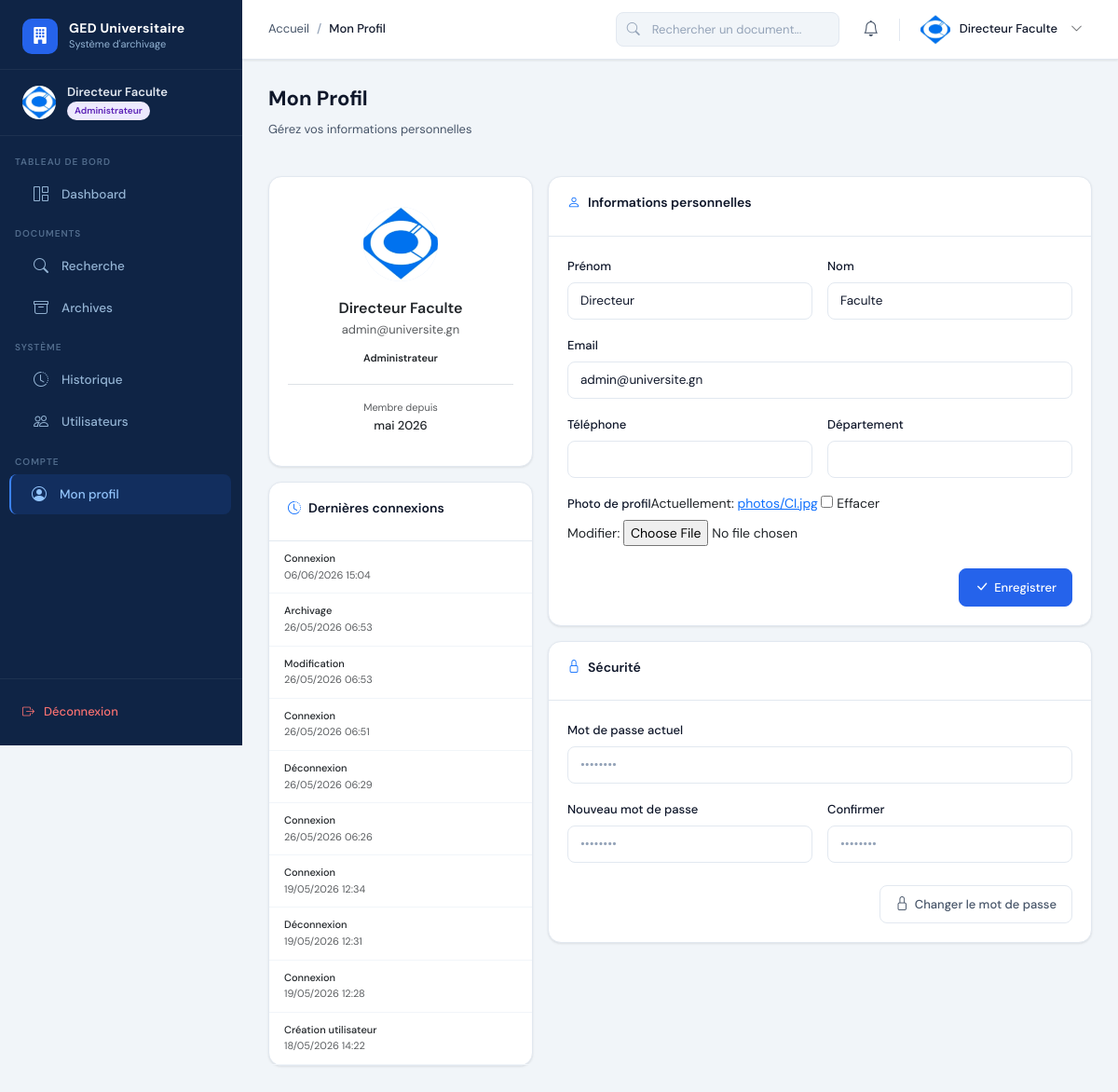
Page /auth/profil/ (signed in) on the committed database.
### apps/accounts/models.py (models this page shows, shortened)
class User(AbstractUser):
    ROLE_CHOICES = [
        ('administrateur', 'Administrateur'),
        ('archiviste', 'Archiviste'),
    ]
    role = models.CharField(max_length=20, choices=ROLE_CHOICES, default='archiviste')
    photo = models.ImageField(upload_to='photos/', blank=True, null=True)
    telephone = models.CharField(max_length=20, blank=True)
    departement = models.CharField(max_length=100, blank=True)
    is_active = models.BooleanField(default=True)
    created_at = models.DateTimeField(auto_now_add=True)
    updated_at = models.DateTimeField(auto_now=True)
    def is_admin(self):
        return self.role == 'administrateur'
    class Meta:
        verbose_name = 'Utilisateur'
        verbose_name_plural = 'Utilisateurs'

### apps/historique/models.py (models this page shows, shortened)
class Historique(models.Model):
    ACTION_CHOICES = [
        ('connexion', 'Connexion'),
        ('deconnexion', 'Déconnexion'),
        ('upload', 'Upload document'),
        ('modification', 'Modification'),
        ('suppression', 'Suppression'),
        ('archivage', 'Archivage'),
        ('telechargement', 'Téléchargement'),
        ('creation_utilisateur', 'Création utilisateur'),
        ('modification_utilisateur', 'Modification utilisateur'),
        ('suppression_utilisateur', 'Suppression utilisateur'),
        ('creation_categorie', 'Création catégorie'),
        ('suppression_categorie', 'Suppression catégorie'),
        ('autre', 'Autre'),
    ]
    ICON_MAP = {
        'connexion': 'bi-box-arrow-in-right',
        'deconnexion': 'bi-box-arrow-right',
        'upload': 'bi-cloud-upload',
        'modification': 'bi-pencil',
        'suppression': 'bi-trash',
        'archivage': 'bi-archive',
        'telechargement': 'bi-download',
        'creation_utilisateur': 'bi-person-plus',
        'modification_utilisateur': 'bi-person-gear',
        'suppression_utilisateur': 'bi-person-x',
        'creation_categorie': 'bi-folder-plus',
        'suppression_categorie': 'bi-folder-x',
        'autre': 'bi-info-circle',
    }
    utilisateur = models.ForeignKey(settings.AUTH_USER_MODEL, on_delete=models.SET_NULL, null=True)
    action = models.CharField(max_length=50, choices=ACTION_CHOICES)
    description = models.TextField()
    ip_address = models.GenericIPAddressField(null=True, blank=True)
    created_at = models.DateTimeField(auto_now_add=True)
    class Meta:
        verbose_name = 'Historique'
        ordering = ['-created_at']

### apps/accounts/views.py (the view)
# urls.py: path('profil/', views.profil, name='profil'),
@login_required
def profil(request):
    form = ProfilForm(request.POST or None, request.FILES or None, instance=request.user)
    if request.method == 'POST' and form.is_valid():
        form.save()
        messages.success(request, 'Profil mis à jour avec succès.')
        return redirect('profil')
    historique = Historique.objects.filter(utilisateur=request.user).order_by('-created_at')[:10]
    return render(request, 'partials/profil.html', {'form': form, 'historique': historique})

### apps/accounts/forms.py
class ProfilForm(forms.ModelForm):
    class Meta:
        model = User
        fields = ['first_name', 'last_name', 'email', 'telephone', 'departement', 'photo']
        widgets = {
            'first_name': forms.TextInput(attrs={'class': 'form-control'}),
            'last_name': forms.TextInput(attrs={'class': 'form-control'}),
            'email': forms.EmailInput(attrs={'class': 'form-control'}),
            'telephone': forms.TextInput(attrs={'class': 'form-control'}),
            'departement': forms.TextInput(attrs={'class': 'form-control'}),
        }

### templates/partials/profil.html (shortened to what this page needs)
{% extends 'base.html' %}
{% block breadcrumb %}<li class="breadcrumb-item active">Mon Profil</li>{% endblock %}
{% block content %}
<div class="page-header"><div><h1 class="page-title">Mon Profil</h1><p class="page-subtitle">Gérez vos informations personnelles</p></div></div>
<div class="row g-3">
  <div class="col-12 col-md-4">
    <div class="card mb-3">
      <div class="card-body text-center" style="padding:32px 20px;">
        <div style="width:80px;height:80px;border-radius:50%;background:#dbeafe;display:flex;align-items:center;justify-content:center;font-size:28px;font-weight:700;color:#1e40af;margin:0 auto 16px;overflow:hidden;">
          {% if user.photo %}<img src="{{ user.photo.url }}" style="width:100%;height:100%;object-fit:cover;">{% else %}{{ user.first_name|first|upper }}{{ user.last_name|first|upper }}{% endif %}
        </div>
        <div class="fw-600" style="font-size:16px;">{{ user.get_full_name|default:user.username }}</div>
        <div class="text-sm text-muted">{{ user.email }}</div>
        <span class="badge-custom badge-{{ user.role }} mt-2 d-inline-block">{{ user.get_role_display }}</span>
        <div class="mt-3 pt-3 border-top">
          <div class="text-xs text-muted">Membre depuis</div>
          <div class="text-sm fw-500">{{ user.created_at|date:"F Y" }}</div>
        </div>
      </div>
    </div>
    <div class="card">
      <div class="card-header"><span class="card-title"><i class="bi bi-clock-history me-2 text-primary"></i>Dernières connexions</span></div>
      <div class="card-body p-0">
        {% for log in historique %}<div style="padding:10px 16px;border-bottom:1px solid #f1f5f9;"><div class="text-xs fw-500">{{ log.get_action_display }}</div><div class="text-xs text-muted">{{ log.created_at|date:"d/m/Y H:i" }}</div></div>{% empty %}<div class="text-center p-4 text-muted text-sm">Aucune activité</div>{% endfor %}
      </div>
    </div>
  </div>
  <div class="col-12 col-md-8">
    <div class="card mb-3">
      <div class="card-header"><span class="card-title"><i class="bi bi-person me-2 text-primary"></i>Informations personnelles</span></div>
      <div class="card-body">
        <form method="post" enctype="multipart/form-data">
          <div class="row g-3">
            <div class="col-12 col-md-6"><label class="form-label">Prénom</label>{{ form.first_name }}</div>
            <div class="col-12 col-md-6"><label class="form-label">Nom</label>{{ form.last_name }}</div>
            <div class="col-12"><label class="form-label">Email</label>{{ form.email }}</div>
            <div class="col-12 col-md-6"><label class="form-label">Téléphone</label>{{ form.telephone }}</div>
            <div class="col-12 col-md-6"><label class="form-label">Département</label>{{ form.departement }}</div>
            <div class="col-12"><label class="form-label">Photo de profil</label>{{ form.photo }}</div>
          </div>
          <div class="d-flex justify-content-end mt-4">
            <button type="submit" class="btn btn-primary"><i class="bi bi-check-lg"></i> Enregistrer</button>
          </div>
        </form>
      </div>
    </div>
    <div class="card">
      <div class="card-header"><span class="card-title"><i class="bi bi-lock me-2 text-primary"></i>Sécurité</span></div>
      <div class="card-body">
        <form method="post" action="{% url 'password_change' %}" id="pwd-form">
          <div class="row g-3">
            <div class="col-12"><label class="form-label">Mot de passe actuel</label><input type="password" name="old_password" class="form-control" placeholder="••••••••"></div>
            <div class="col-12 col-md-6"><label class="form-label">Nouveau mot de passe</label><input type="password" name="new_password1" class="form-control" placeholder="••••••••"></div>
            <div class="col-12 col-md-6"><label class="form-label">Confirmer</label><input type="password" name="new_password2" class="form-control" placeholder="••••••••"></div>
          </div>
          <div class="d-flex justify-content-end mt-4">
            <button type="submit" class="btn btn-outline"><i class="bi bi-lock"></i> Changer le mot de passe</button>
          </div>
        </form>
      </div>
    </div>
  </div>
</div>
{% endblock %}

### templates/base.html (shortened to what this page needs)
<!DOCTYPE html>
<html lang="fr">
<head>
  {% load static %}
  <link rel="stylesheet" href="https://cdn.jsdelivr.net/npm/bootstrap@5.3.2/dist/css/bootstrap.min.css">
  <link rel="stylesheet" href="https://cdn.jsdelivr.net/npm/bootstrap-icons@1.11.3/font/bootstrap-icons.min.css">
  <link rel="stylesheet" href="{% static 'css/main.css' %}">
</head>
<body>
<aside class="sidebar" id="sidebar">
  <a href="{% url 'dashboard' %}" class="sidebar-logo">
    <div class="sidebar-logo-icon"><i class="bi bi-building-fill"></i></div>
    <div class="sidebar-logo-text">
      <div class="brand">GED Universitaire</div>
      <div class="sub">Système d'archivage</div>
    </div>
  </a>
  <div class="sidebar-user">
    <div class="sidebar-user-avatar">
      {% if user.photo %}<img src="{{ user.photo.url }}" alt="">
      {% else %}{{ user.first_name|first|upper }}{{ user.last_name|first|upper }}
      {% endif %}
    </div>
    <div>
      <div class="sidebar-user-name">{{ user.get_full_name|default:user.username }}</div>
      <div class="sidebar-user-role">
        <span class="sidebar-badge {% if user.is_admin %}badge-admin{% else %}badge-archiviste{% endif %}">
          {{ user.get_role_display }}
        </span>
      </div>
    </div>
  </div>
  <nav class="sidebar-nav">
    {% if user.is_admin %}
      <div class="sidebar-section"><div class="sidebar-section-title">Tableau de bord</div></div>
      <a href="{% url 'dashboard' %}" class="sidebar-link {% if request.resolver_match.url_name == 'dashboard' %}active{% endif %}">
        <i class="bi bi-grid-1x2"></i> Dashboard
      </a>
      <div class="sidebar-section"><div class="sidebar-section-title">Documents</div></div>
      <a href="{% url 'recherche_documents' %}" class="sidebar-link {% if request.resolver_match.url_name == 'recherche_documents' %}active{% endif %}">
        <i class="bi bi-search"></i> Recherche
      </a>
      <a href="{% url 'consultation_archives' %}" class="sidebar-link {% if request.resolver_match.url_name == 'consultation_archives' %}active{% endif %}">
        <i class="bi bi-archive"></i> Archives
      </a>
      <div class="sidebar-section"><div class="sidebar-section-title">Système</div></div>
      <a href="{% url 'historique_systeme' %}" class="sidebar-link {% if request.resolver_match.url_name == 'historique_systeme' %}active{% endif %}">
        <i class="bi bi-clock-history"></i> Historique
      </a>
      <a href="{% url 'gestion_utilisateurs' %}" class="sidebar-link {% if request.resolver_match.url_name == 'gestion_utilisateurs' %}active{% endif %}">
        <i class="bi bi-people"></i> Utilisateurs
      </a>
    {% endif %}
    <div class="sidebar-section"><div class="sidebar-section-title">Compte</div></div>
    <a href="{% url 'profil' %}" class="sidebar-link {% if request.resolver_match.url_name == 'profil' %}active{% endif %}">
      <i class="bi bi-person-circle"></i> Mon profil
    </a>
  </nav>
  <div class="sidebar-footer">
    <a href="{% url 'deconnexion' %}" class="sidebar-logout">
      <i class="bi bi-box-arrow-right"></i> Déconnexion
    </a>
  </div>
</aside>
<div class="main-wrapper">
  <header class="top-navbar">
    <div class="navbar-breadcrumb">
      <nav aria-label="breadcrumb">
        <ol class="breadcrumb">
          <li class="breadcrumb-item"><a href="{% url 'dashboard' %}">Accueil</a></li>
          {% block breadcrumb %}{% endblock %}
        </ol>
      </nav>
    </div>
    <div class="navbar-search d-none d-md-flex">
      <i class="bi bi-search search-icon"></i>
      <form action="{% url 'recherche_documents' %}" method="get">
        <input type="text" name="q" placeholder="Rechercher un document..." class="form-control">
      </form>
    </div>
    <div class="navbar-actions">
      <div class="dropdown">
        <button class="navbar-btn position-relative" data-bs-toggle="dropdown" aria-expanded="false">
          <i class="bi bi-bell"></i>
        </button>
      </div>
      <div class="dropdown">
        <div class="navbar-user" data-bs-toggle="dropdown" style="cursor:pointer;">
          <div class="navbar-user-avatar">
            {% if user.photo %}<img src="{{ user.photo.url }}" alt="">
            {% else %}{{ user.first_name|first|upper }}{{ user.last_name|first|upper }}
            {% endif %}
          </div>
          <span class="navbar-user-name d-none d-lg-block">{{ user.get_full_name|default:user.username }}</span>
          <i class="bi bi-chevron-down text-sm text-muted d-none d-lg-block ms-1"></i>
        </div>
      </div>
    </div>
  </header>
  <main class="content-area">
    {% block content %}{% endblock %}
  </main>
</div>
</body>
</html>

### rows in the picture
User: photo (picture), get_full_name "Directeur Faculte", role "Administrateur", email "admin@universite.gn", created_at "mai 2026", first_name "Directeur", last_name "Faculte"
Historique: action "Connexion", created_at "06/06/2026 15:04"
Historique: action "Archivage", created_at "26/05/2026 06:53"
Historique: action "Modification", created_at "26/05/2026 06:53"
Historique: action "Connexion", created_at "26/05/2026 06:51"
Historique: action "Déconnexion", created_at "26/05/2026 06:29"
Historique: action "Connexion", created_at "26/05/2026 06:26"
Historique: action "Connexion", created_at "19/05/2026 12:34"
Historique: action "Déconnexion", created_at "19/05/2026 12:31"
Historique: action "Connexion", created_at "19/05/2026 12:28"
Historique: action "Création utilisateur", created_at "18/05/2026 14:22"
